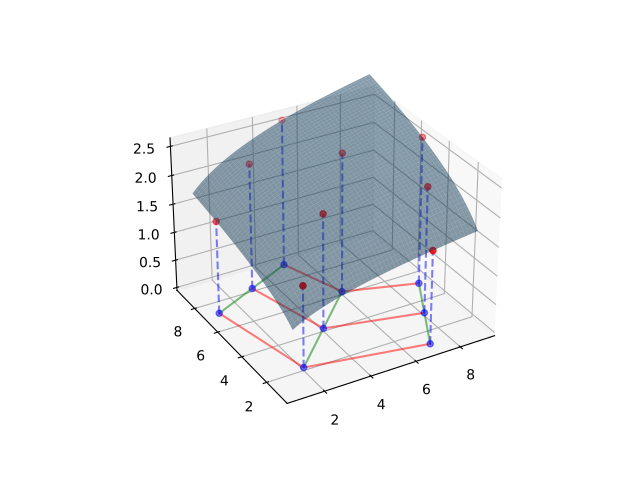

Generate this figure with Python:
# ---
# jupyter:
#   jupytext:
#     formats: ipynb,py:percent
#     text_representation:
#       extension: .py
#       format_name: percent
#       format_version: '1.3'
#       jupytext_version: 1.14.4
#   kernelspec:
#     display_name: Python 3.9.13 ('hark-gpu')
#     language: python
#     name: python3
# ---

# %% [markdown]
# # Warped Interpolation
#

# %%
import numpy as np
import matplotlib.pyplot as plt

# %% [markdown]
# Assume we have a set of points indexed by $(i,j)$ in 2D space for which we have corresponding functional values in a 3rd dimension, such that $f(x_{i,j},y_{i,j}) = z_{i,j}$. In practice, we are interested in cases where the $z_{ij}$ are difficult to compute and we are unable to compute them at other values of $x$ and $y$ -- which is why we want to interpolate. For the callibration below, we will generate these $z$'s arbitrarily using the function
#
# $$f(x,y) = (xy)^{1/4}$$
#
# because the figures look good for our illustrations.
#
# These $(x_{i,j},y_{i,j})$ points however are not evenly spaced, and do not form a rectilinear grid which would make it easy to interpolate the function off the grid. Nevertheless, these points do have a regular structure as we will see.
#

# %%
points = np.array(
    [[[1, 7], [3, 8], [5, 9]], [[2, 2], [4, 4], [6, 6]], [[7, 1], [8, 3], [9, 5]]]
).T
values = np.power(points[0] * points[1], 1 / 4)
plt.scatter(points[0], points[1], c="b")
plt.grid()


# %% [markdown]
# In the graph below, we can see the true function in 3D space, along with the points for which we actually know the value of the function.
#

# %%
ax = plt.figure().add_subplot(projection="3d")
ax.scatter(points[0], points[1], values, c="r")
ax.scatter(points[0], points[1], np.zeros_like(values), c="b", alpha=0.5)
for i in range(3):
    ax.plot(points[0, i], points[1, i], zs=0, zdir="z", c="r", alpha=0.5)
    ax.plot(points[0, :, i], points[1, :, i], zs=0, zdir="z", c="g", alpha=0.5)

for i in range(9):
    ax.plot(
        np.array([points[0].flat[i]] * 2),
        np.array([points[1].flat[i]] * 2),
        [0, values.flat[i]],
        "--",
        c="b",
        alpha=0.5,
    )


x = np.linspace(1, 9, 100)
xmat, ymat = np.meshgrid(x, x, indexing="ij")
zmat = np.power(xmat * ymat, 1 / 4)
ax.plot_surface(xmat, ymat, zmat, alpha=0.5)
ax.set_zlim(0, np.max(values))

ax.view_init(30, -120)

# %% [markdown]
# The underlying regular structure comes from the points' position in the matrix, the $(i,j)$ coordinates. If we join the points along every row and every column, we can see that the resulting grid is regular and piecewise affine (curvilinear).
#

# %%
plt.scatter(points[0], points[1], c="b")
plt.plot(points[0], points[1], "g")
plt.plot(points[0].T, points[1].T, "r")
plt.grid()

# %% [markdown]
# As we can see, this curvilinear grid can be easily transformed into a rectilinear grid by using the coordinate values $(i,j)$ of the underlying matrix that contains the values. For interpolation, this rectilinear grid allows us to use the standard fast interpolation methods available in SciPy.
#

# %%
coord_points = np.mgrid[0:3, 0:3]
plt.scatter(coord_points[0], coord_points[1], c="b")
plt.plot(coord_points[0], coord_points[1], "g")
plt.plot(coord_points[0].T, coord_points[1].T, "r")
plt.grid()

# %% [markdown]
# Below we graph values of the function at their index coordinate points in the matrix.

# %%
fig, ax = plt.subplots(subplot_kw={"projection": "3d"})
ax.plot_surface(coord_points[0], coord_points[1], values, alpha=0.5)
ax.view_init(30, -130)

ax.scatter(coord_points[0], coord_points[1], values, c="r")


# %% [markdown]
# The objective is to be able to interpolate the value of the function at any point off the grid, where presumably we are only interested in points internal to the curvilinear space and not outside the boundaries. For example, we can imagine that we want an approximation to the function at the point $(x,y) = (3, 5)$ pictured below. If we could find the correspoinding point in the coordinate grid, interpolation would be straightforward.
#

# %%
plt.scatter(points[0], points[1], c="b")
plt.plot(points[0], points[1], "g")
plt.plot(points[0].T, points[1].T, "r")
plt.scatter(3, 5, c="m")
plt.grid()

# %% [markdown]
# ### Method 1: Quad Interpolation
#
# A straightforward and generalizable approach would be to identify the quadrilateral in which the point lies, and then use quad interpolation to find the corresponding z-value.
#
# Quad interpolation consists of finding the affine transformation that maps the quadrilateral to the unit square, and then applying the transformation to the point of interest. Having located the corresponding point in the unit square, we can use standard bilinear interpolation to find the corresponding z-value.
#
# ![Quad Interpolation](https://www.particleincell.com/wp-content/uploads/2012/06/mapping-small.png)
# ![Quad Interpolation](https://www.particleincell.com/wp-content/uploads/2012/06/interpolation-300x279.png)
#
# This approach is generalizable to any number of dimensions, and it is desirable for our purposes. However, we have not found a general tool in the Scientific Python environment that would allow us to do this.
#
# This appears possible in other proprietary software but we have not found an open source tool that would allow us to do this.
#

# %% [markdown]
# ### Method 2:
#
# We can find where the x-coordinate of the point of interest intersects with the index-coordinates of the matrix.
#

# %%
plt.scatter(points[0], points[1], c="b")
plt.plot(points[0], points[1], "g")
plt.plot(points[0].T, points[1].T, "r")
plt.scatter(3, 5, c="m")
plt.scatter([3, 3], [3, 8], s=150, facecolors="none", edgecolors="m")
plt.axvline(x=3, color="c", linestyle="--")
plt.grid()

# %% [markdown]
# This is similar to assuming that we have 3 linear interpolators formed by connecting the points on the green lines in the x-direction, and for each interpolator we can approximate the corresponding y and z values using the grid data.
#

# %%
plt.scatter(points[0], coord_points[1], c="b")
plt.plot(points[0], coord_points[1], "g")
plt.axvline(x=3, color="c", linestyle="--")
plt.scatter([3, 3], [0, 1], s=150, facecolors="none", edgecolors="m")
plt.grid()

# %% [markdown]
# Now, for each circle in the figure, we have a corresponding pair $(y,z)$, and we can interpolate in the y-direction to find the corresponding z-value for the point's y-coordinate.
#

# %%
plt.scatter(points[0], points[1], c="b")
plt.plot(points[0], points[1], "g")
plt.plot(points[0].T, points[1].T, "r")
plt.scatter(3, 5, c="m")
plt.scatter([3, 3], [3, 8], s=150, facecolors="none", edgecolors="m")
plt.axvline(x=3, color="c", linestyle="--")
plt.hlines(y=[3, 5, 8], xmin=1, xmax=3, color="c", linestyle="--")
plt.grid()

# %% [markdown]
# We can do the same by connecting the points on the red line, and interpolating $(y, z)$ values for the point's x-coordinate.
#

# %%
plt.scatter(points[0], coord_points[1].T, c="b")
plt.plot(points[0].T, coord_points[1], "r")
plt.axvline(x=3, color="c", linestyle="--")
plt.scatter([3, 3], [0, 1], s=150, facecolors="none", edgecolors="m")
plt.grid()


# %%
plt.scatter(points[0], points[1], c="b")
plt.plot(points[0], points[1], "g")
plt.plot(points[0].T, points[1].T, "r")
plt.scatter(3, 5, c="m")
plt.scatter([3, 3], [1.8, 8], s=150, facecolors="none", edgecolors="m")
plt.axvline(x=3, color="c", linestyle="--")
plt.hlines(y=[1.8, 5, 8], xmin=1, xmax=3, color="c", linestyle="--")
plt.grid()

# %% [markdown]
# However, the two processes might provide different results. The differences in results arises from the values that are weighted in the interpolation. In the first case, interpolation uses the values that correspond to the quadrangle in which the point of interest lies. In the second case, the lowest cirle lies in an adjacent quadrangle, meaning that the $y$ and $z$ values corresponding to that point come from interpolation in the adjacent quadrangle. Because of this, the second result is weighing values that are further away from the point of interest, and the result is less accurate.
#
# Additionally, we could start this method in the y-direction, and the results could be different yet.
#

# %%
plt.scatter(points[0], points[1], c="b")
plt.plot(points[0], points[1], "g")
plt.plot(points[0].T, points[1].T, "r")
plt.scatter(3, 5, c="m")
plt.axvline(x=3, color="c", linestyle="--")
plt.axhline(y=5, color="c", linestyle="--")
plt.scatter([3, 3, 3], [1.8, 3, 8], s=150, facecolors="none", edgecolors="m")
plt.scatter([1.4, 3.75, 5, 9], [5, 5, 5, 5], s=150, facecolors="none", edgecolors="m")
plt.grid()

# %% [markdown]
# ### Method 3: Dense Interpolation
#
# A third approach would be to use an interpolation method once (any of the above, or others), for the cross-product of all x and y coordinates, to create a rectilinear grid of $(x,y,z)$ values. Having done this, we can ignore the original curvilinear grid and use the rectilinear grid for interpolation. This method has the advantage of allowing us to interpolate in the original space and not in the warped space.
#

# %%
all_coords = np.mgrid[1:10, 1:10]
plt.plot(points[0], points[1], "g")
plt.plot(points[0].T, points[1].T, "r")
plt.scatter(all_coords[0], all_coords[1], c="y")
plt.scatter(points[0], points[1], c="b")
plt.grid()

# %% [markdown]
# As illustration, we can use `HARK.interpolation`'s `UnstructuredInterp` which wraps `scipy`'s unstructured interpolators (`griddata`). This method is not very fast, which is why we are looking for a faster alternative.

# %%
from HARK.interpolation import UnstructuredInterp

z_interp = UnstructuredInterp(values, [points[0], points[1]])
z_vals = z_interp(all_coords[0], all_coords[1])

fig, ax = plt.subplots(subplot_kw={"projection": "3d"})
ax.plot_surface(all_coords[0], all_coords[1], z_vals)
ax.plot_surface(xmat, ymat, zmat, alpha=0.5)
ax.view_init(30, -130)

# %% [markdown]
# # Why do we need other tools?
#
# `scipy`'s unstructured interpolators (`griddata`) can be used to interpolate with curvilinear or piecewise affine grids, but they do so by discarding the underlying structure of the grid and instead producing a triangulation of the input points. This triangulation is comparatively slow, and discarding the structure also prevents us from using more fine grained information we may know about the function, such as its derivatives.
#
# An additional tool that we found useful is `scikit-image`'s `PiecewiseAffineTransform` which can be used to find the affine transformation that maps the curvilinear grid to a rectilinear grid. Again, however, this tool starts by creating a triangulation of the input points regardless of the structure of the grid.
#
# In our applications, we already have a structure to the grid that should be useful for interpolation. Namely, the index coordinate $(i,j)$ of the matrix that contains the values describes a grid that is piecewise affine and/or curvilinear. We would like to use this structure to speed up the interpolation process.

# %% [markdown]
# ### Questions
#
# 1. Which method is the most accurate?
# 2. Which method is the fastest?
# 3. Are there other methods that could be used?
# 4. Do these methods generalize to higher dimensions?
#
